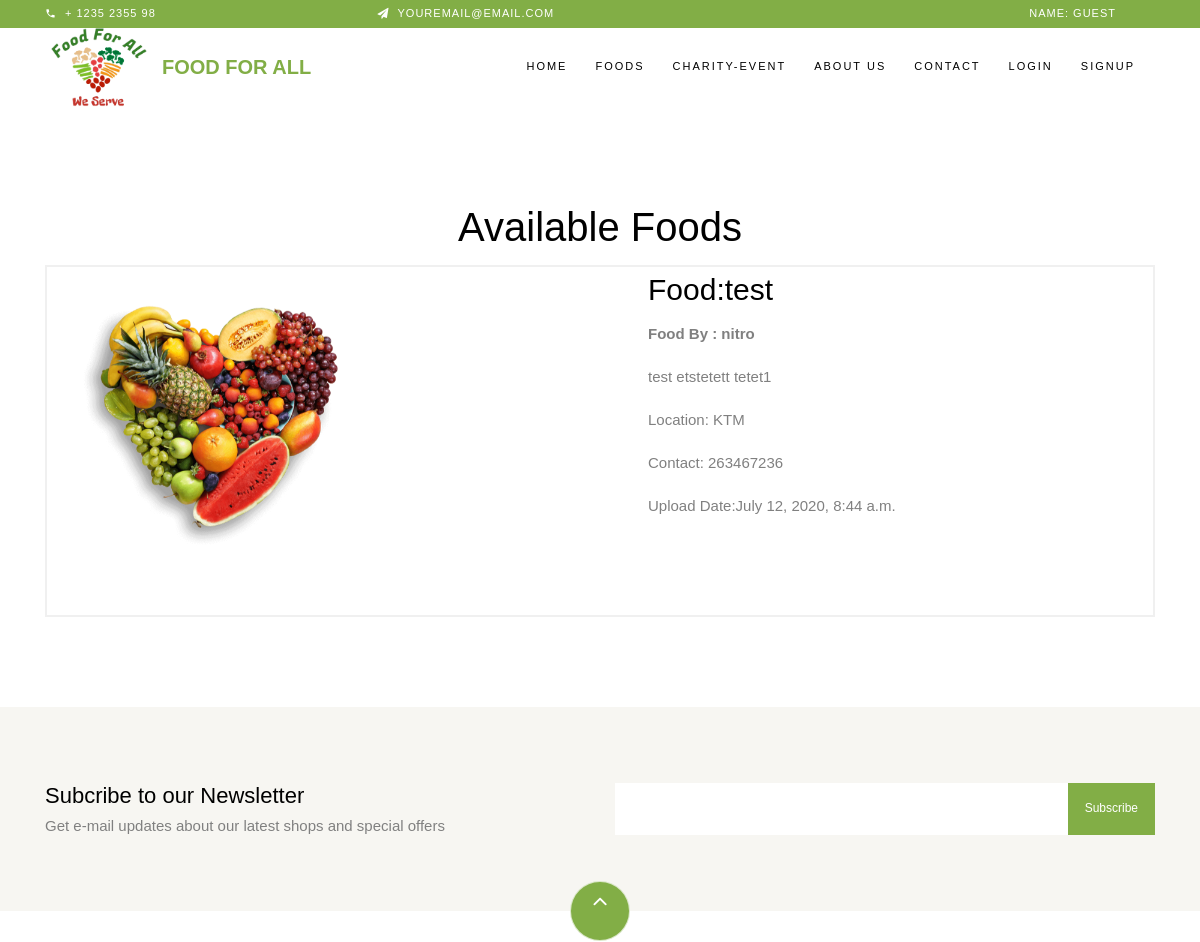
The app's page /home/foodinfo/ (upper part), older data.
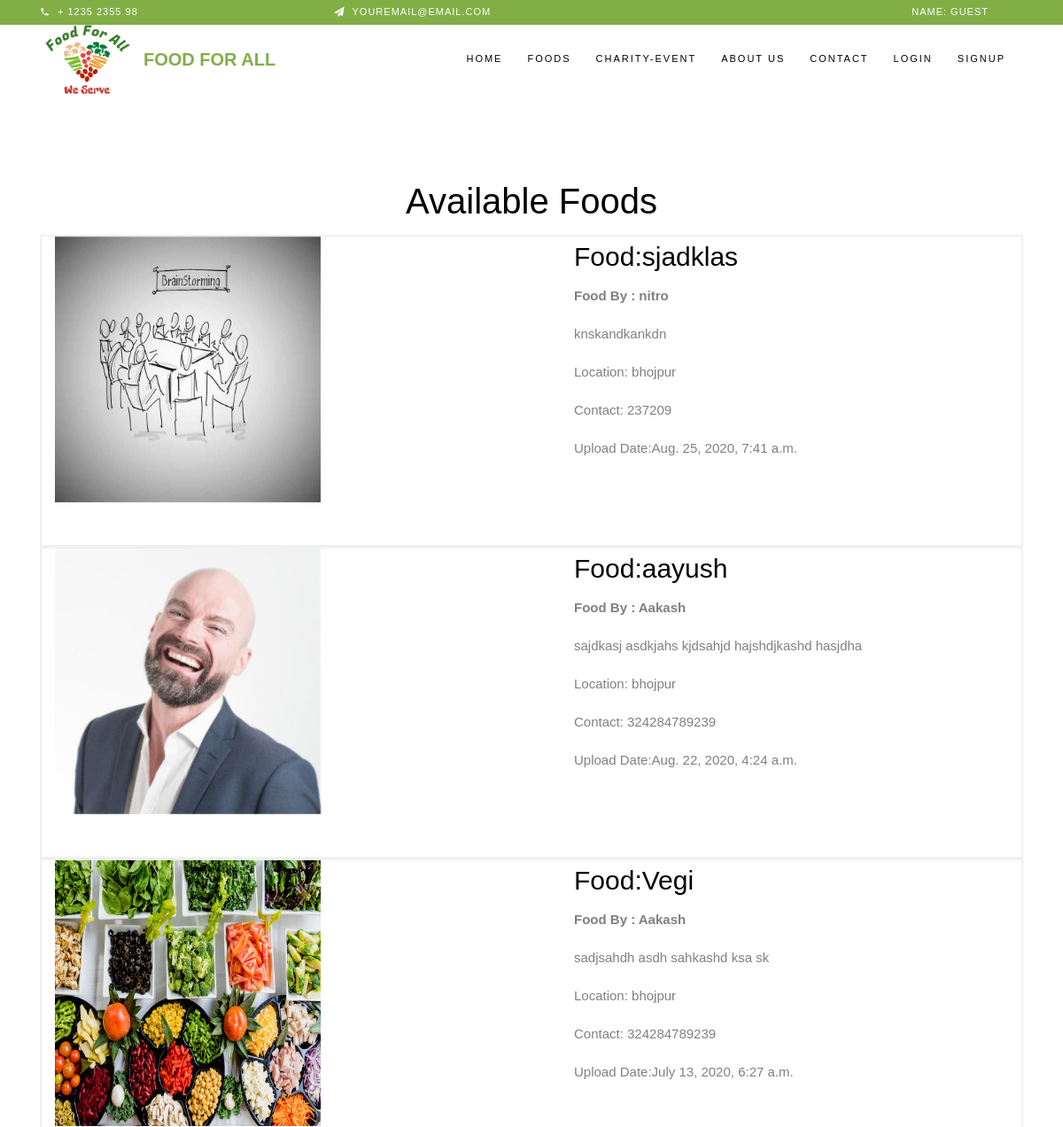
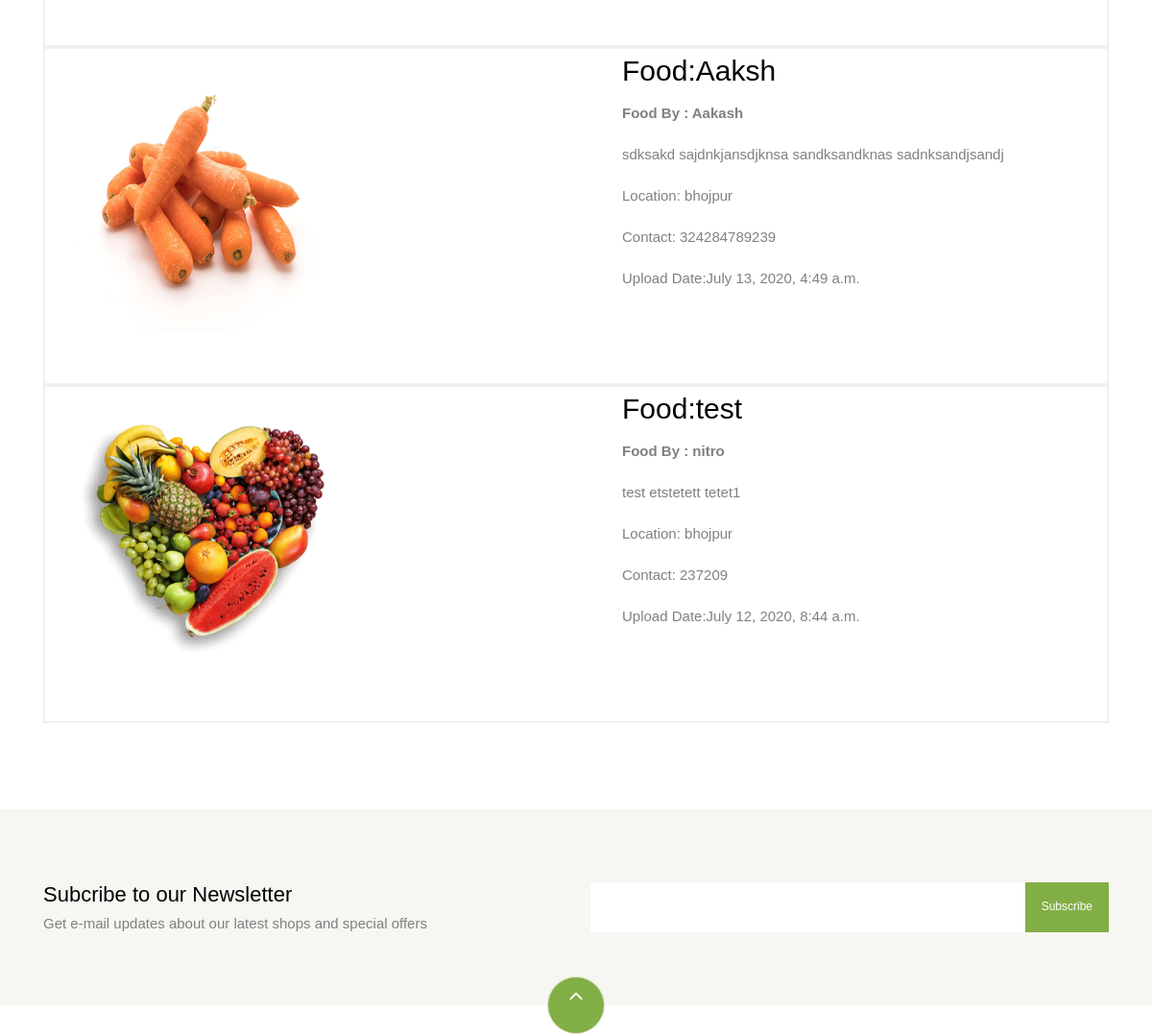
The same page, newer data (2 pictures, top to bottom).
### home/models.py (models this page shows)
class Post(models.Model):
    postfood = models.CharField(max_length=500)
    foodimg = models.ImageField(upload_to='food_image', blank=True)
    fooddes = models.TextField(max_length=500)
    date = models.DateTimeField(auto_now=True)
    user = models.ForeignKey(User, on_delete=models.CASCADE)

### accounts/models.py (models this page shows, shortened)
class UserProfile(models.Model):
    user = models.OneToOneField(User,
                                on_delete=models.CASCADE,
                                )
    description = models.CharField(max_length=100, default='', blank=True)
    city = models.CharField(max_length=100, default='', blank=True)
    website = models.URLField(default='', blank=True)
    phone = models.IntegerField(default=0, blank=True)
    image = models.ImageField(upload_to='profile_image', blank=True,
                              default='media/profile_image/silicon-valley-4k-a5-Rjhrs0i.jpg')

### home/views.py (the view)
# urls.py: path('foodinfo/',FoodInfo.as_view(), name='foodinfo'),
class FoodInfo(TemplateView):
    template_name = "foodinfo.html"
    def get(self, request):
        form = HomeForm()
        posts = Post.objects.all().order_by('-date')
        users = User.objects.exclude(id=request.user.id)
        args = {'form':form , 'posts':posts,  'users':users}
        return render(request,self.template_name, args )

### home/forms.py
class HomeForm(forms.ModelForm):
    class Meta:
        model = Post
        fields ={
            'postfood',
            'foodimg',
            'fooddes',
        }

### home/templates/foodinfo.html
{% extends 'main.html' %}
{% block body %}
<div class="container">
    <section class="ftco-section">
        <div class="container">
            <h1 style="text-align: center;">Available Foods</h1>
            {% for post in posts %}
            <div class="row" style="    border: 2px solid #f0f0f0;">
                <div class="col-lg-6 mb-5 ftco-animate fadeInUp ftco-animated">
                    <a href="#" class="img-prod">
                        {% if post.foodimg %}
                        <img src="{{ post.foodimg.url }}" alt="Colorlib Template" style="height: 300px; width:300px;">
                        {% endif %}
                    </a>
                </div>
                <div class="col-lg-6 product-details pl-md-5 ftco-animate fadeInUp ftco-animated">
                    <h3>Food:{{ post.postfood }}</h3>
                    <b>
                        <p>Food By : {{ post.user.username }}</p>
                    </b>
                    <p>
                        {{ post.fooddes }}
                    </p>
                    <p> Location: {{ post.user.userprofile.city }}</p>
                    <p>Contact: {{ post.user.userprofile.phone}}</p>
                    <p>Upload Date:{{ post.date }}</p>
                </div>
            </div>
            {% endfor %}
        </div>
</div>
{% endblock %}

### accounts/templates/main.html (shortened to what this page needs)
{% load static %}
{% block nav %}
<!DOCTYPE html>
<html lang="en">
  <head>
    <link rel="stylesheet" href="{% static 'css/open-iconic-bootstrap.min.css' %}">
    <link rel="stylesheet" href="{% static 'css/animate.css' %}">
    <link rel="stylesheet" href="{% static 'css/owl.carousel.min.css' %}">
    <link rel="stylesheet" href="{% static 'css/owl.theme.default.min.css' %}">
    <link rel="stylesheet" href="{% static 'css/magnific-popup.css' %}">
    <link rel="stylesheet" href="{% static 'css/aos.css' %}">
    <link rel="stylesheet" href="{% static 'css/ionicons.min.css' %}">
    <link rel="stylesheet" href="{% static 'css/bootstrap-datepicker.css' %}">
    <link rel="stylesheet" href="{% static 'css/jquery.timepicker.css' %}">
    <link rel="stylesheet" href="{% static 'css/flaticon.css' %}">
    <link rel="stylesheet" href="{% static 'css/icomoon.css' %}">
	<link rel="stylesheet" href="{% static 'css/style.css' %}">
  </head>
  <body class="goto-here">
		<div class="py-1 bg-primary">
    	<div class="container">
    		<div class="row no-gutters d-flex align-items-start align-items-center px-md-0">
	    		<div class="col-lg-12 d-block">
		    		<div class="row d-flex">
		    			<div class="col-md pr-4 d-flex topper align-items-center">
					    	<div class="icon mr-2 d-flex justify-content-center align-items-center"><span class="icon-phone2"></span></div>
						    <span class="text">+ 1235 2355 98</span>
					    </div>
					    <div class="col-md pr-4 d-flex topper align-items-center">
					    	<div class="icon mr-2 d-flex justify-content-center align-items-center"><span class="icon-paper-plane"></span></div>
						    <span class="text">youremail@email.com</span>
              </div>
              {% if user.is_authenticated %}
					    <div class="col-md-5 pr-4 d-flex topper align-items-center text-lg-right">
						    <span class="text">Name: {{ user.first_name }}
                  {% if user.userprofile.image %}
                  <img src="{{ user.userprofile.image.url }}" alt="Circle Image" class="img-raised rounded-circle img-fluid" style="width: 25px;height: 25px;">
                  {% endif %}
                </span>
              </div>
              {% else %}
              <div class="col-md-5 pr-4 d-flex topper align-items-center text-lg-right">
						    <span class="text">Name: Guest</span>
              </div>
              {% endif %}
				    </div>
			    </div>
		    </div>
		  </div>
    </div>
    <nav class="navbar navbar-expand-lg navbar-dark ftco_navbar bg-dark ftco-navbar-light" id="ftco-navbar">
	    <div class="container">
			<div class="logo" style="width: 117px;">
				<img src="/static/images/logo.png" alt="" style="width: 110px;">
			</div>
	      <a class="navbar-brand" href="/home">Food For all</a>
	      <div class="collapse navbar-collapse" id="ftco-nav">
          {% if user.is_authenticated %}
	        <ul class="navbar-nav ml-auto">
	          <li class="nav-item "><a href="/home" class="nav-link">Home</a></li>
        <li class="nav-item dropdown">
          <a class="nav-link dropdown-toggle" href="#" id="dropdown04" data-toggle="dropdown" aria-haspopup="true" aria-expanded="false">Food</a>
          <div class="dropdown-menu" aria-labelledby="dropdown04">
            <a class="dropdown-item" href="/postfood">Post Food</a>
            <a class="dropdown-item" href="/foodinfo">Available Foods</a>
          </div>
        </li>
			  <li class="nav-item"><a href="/event" class="nav-link">Charity-Event</a></li>
			  <li class="nav-item "><a href="/account/profile" class="nav-link">Profile</a></li>
	      <li class="nav-item"><a href="/about" class="nav-link">About Us</a></li>
			  <li class="nav-item"><a href="/contact" class="nav-link">Contact</a></li>
        <li class="nav-item "><a href="/account/logout/" class="nav-link">logout</a></li>
          </ul>
          {% else %}
          <ul class="navbar-nav ml-auto">
	          <li class="nav-item active"><a href="/home" class="nav-link">Home</a></li>
			  <li class="nav-item "><a href="/postfood" class="nav-link">Foods</a></li>
			  <li class="nav-item"><a href="/event" class="nav-link">Charity-Event</a></li>
	      <li class="nav-item"><a href="/about" class="nav-link">About Us</a></li>
			  <li class="nav-item"><a href="/contact" class="nav-link">Contact</a></li>
			  <li class="nav-item "><a href="/account/login/" class="nav-link">Login</a></li>
        <li class="nav-item "><a href="/account/register" class="nav-link">Signup</a></li>
          </ul>
          {% endif %}
	      </div>
	    </div>
	  </nav>
	{% endblock %}
	{% block body %}{% endblock %}
{% block footer %}
		<section class="ftco-section ftco-no-pt ftco-no-pb py-5 bg-light">
      <div class="container py-4">
        <div class="row d-flex justify-content-center py-5">
          <div class="col-md-6">
          	<h2 style="font-size: 22px;" class="mb-0">Subcribe to our Newsletter</h2>
          	<span>Get e-mail updates about our latest shops and special offers</span>
          </div>
          <div class="col-md-6 d-flex align-items-center">
            <form method ="POST" enctype="multipart/form-data" class="subscribe-form">
              <div class="form-group d-flex">
                <input type="email" class="form-control" name="subcriber" maxlength="500" required="" id="id_subcriber">
                <input type="submit" value="Subscribe" class="submit px-3">
              </div>
            </form>
          </div>
        </div>
      </div>
    </section>
    <footer class="ftco-footer ftco-section">
      <div class="container">
      	<div class="row">
      		<div class="mouse">
						<a href="#" class="mouse-icon">
							<div class="mouse-wheel"><span class="ion-ios-arrow-up"></span></div>
						</a>
					</div>
      	</div>
      </div>
    </footer>
  </body>
</html>
{% endblock %}

### accounts/static/css/icomoon.css (style rules this page uses)
[class^="icon-"], [class*=" icon-"] { font-family: 'icomoon' !important; speak: none; font-style: normal; font-weight: normal; font-variant: normal; text-transform: none; line-height: 1; -webkit-font-smoothing: antialiased; -moz-osx-font-smoothing: grayscale; }
.icon-paper-plane:before { content: "\f1d8"; }
.icon-phone2:before { content: "\e0cd"; }

Row changes from the older to the newer data that the page shows:
added Post: foodimg (picture), postfood "sjadklas", user.username "nitro", fooddes "knskandkankdn", user.userprofile.city "bhojpur", user.userprofile.phone "237209", date "Aug. 25, 2020, 7:41 a.m."
added Post: foodimg (picture), postfood "aayush", user.username "Aakash", fooddes "sajdkasj asdkjahs kjdsahjd hajshdjkashd hasjdha", user.userprofile.city "bhojpur", user.userprofile.phone "324284789239", date "Aug. 22, 2020, 4:24 a.m."
added Post: foodimg (picture), postfood "Vegi", user.username "Aakash", fooddes "sadjsahdh asdh sahkashd ksa sk", user.userprofile.city "bhojpur", user.userprofile.phone "324284789239", date "July 13, 2020, 6:27 a.m."
added Post: foodimg (picture), postfood "Aaksh", user.username "Aakash", fooddes "sdksakd sajdnkjansdjknsa sandksandknas sadnksandjsandj", user.userprofile.city "bhojpur", user.userprofile.phone "324284789239", date "July 13, 2020, 4:49 a.m."
changed through a linked row, Post "test": user.userprofile.city "KTM" → "bhojpur"; user.userprofile.phone "263467236" → "237209"
